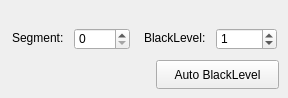
    <widget class="QWidget" name="BlackLevelTab">
     <attribute name="title">
      <string>BlackLevel</string>
     </attribute>
     <widget class="QSpinBox" name="SegmentSpinBox">
      <property name="geometry">
       <rect>
        <x>74</x>
        <y>28</y>
        <width>56</width>
        <height>22</height>
       </rect>
      </property>
      <property name="minimum">
       <number>0</number>
      </property>
      <property name="maximum">
       <number>2</number>
      </property>
      <property name="value">
       <number>0</number>
      </property>
      <property name="displayIntegerBase">
       <number>10</number>
      </property>
     </widget>
     <widget class="QLabel" name="SegmentLabel">
      <property name="geometry">
       <rect>
        <x>12</x>
        <y>30</y>
        <width>57</width>
        <height>16</height>
       </rect>
      </property>
      <property name="text">
       <string>Segment:</string>
      </property>
     </widget>
     <widget class="QSpinBox" name="BlackLevelSpinBox">
      <property name="geometry">
       <rect>
        <x>216</x>
        <y>28</y>
        <width>61</width>
        <height>22</height>
       </rect>
      </property>
      <property name="minimum">
       <number>0</number>
      </property>
      <property name="maximum">
       <number>999999</number>
      </property>
      <property name="value">
       <number>1</number>
      </property>
      <property name="displayIntegerBase">
       <number>10</number>
      </property>
     </widget>
     <widget class="QLabel" name="BlackLevelLabel">
      <property name="geometry">
       <rect>
        <x>144</x>
        <y>30</y>
        <width>71</width>
        <height>16</height>
       </rect>
      </property>
      <property name="text">
       <string>BlackLevel:</string>
      </property>
     </widget>
     <widget class="QPushButton" name="AutoBlackLevelPushButton">
      <property name="geometry">
       <rect>
        <x>156</x>
        <y>60</y>
        <width>123</width>
        <height>29</height>
       </rect>
      </property>
      <property name="text">
       <string>Auto BlackLevel</string>
      </property>
     </widget>
    </widget>
